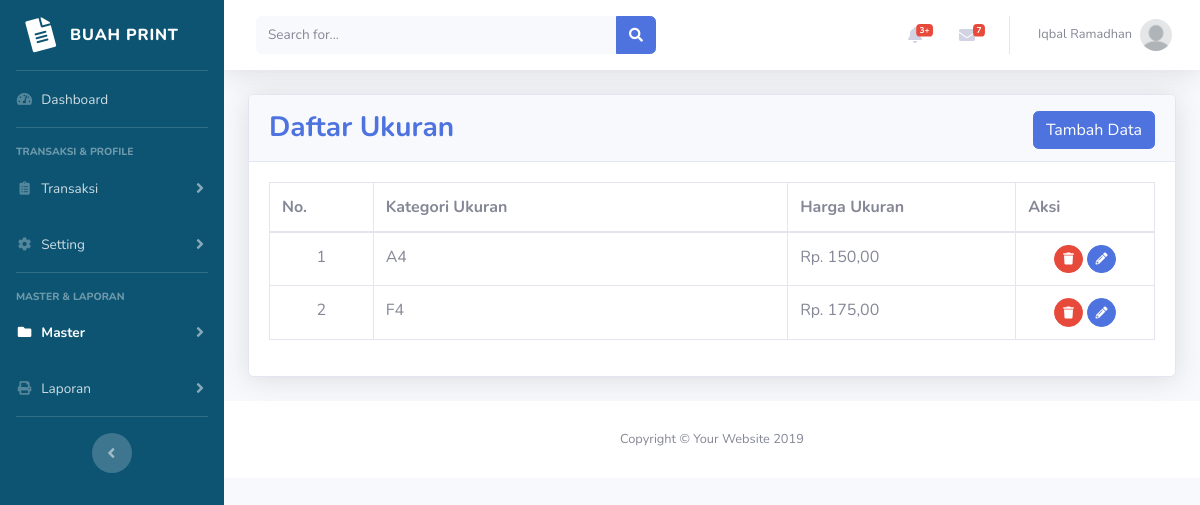
The app's page /admin/master_ukuran.php (signed in) with its own data.
### tables this page shows
CREATE TABLE `mitra` (
  `ID_MITRA` char(10) NOT NULL,
  `NAMA_MITRA` varchar(40) NOT NULL,
  `EMAIL_MITRA` varchar(100) NOT NULL,
  `NO_HP_MITRA` varchar(13) NOT NULL,
  `TELEPHONE_MITRA` varchar(13) NOT NULL,
  `ALAMAT_MITRA` text NOT NULL,
  `FOTO_PROFILE` varchar(200) NOT NULL,
  `COVER` varchar(200) NOT NULL,
  `STATUS_MITRA` int(11) NOT NULL,
  `SALDO_MITRA` int(11) NOT NULL,
  `LOCATION_MITRA` text,
  `USERNAME_MITRA` varchar(50) NOT NULL,
  `PASSWORD_MITRA` varchar(32) NOT NULL
);

CREATE TABLE `ukuran` (
  `ID_UKURAN` varchar(10) NOT NULL,
  `KAT_UKURAN` varchar(40) NOT NULL,
  `HARGA_UKURAN` int(11) NOT NULL
);

### admin/master_ukuran.php (the view, shortened to what this page needs)
<?php
include 'includes/config.php';
include 'includes/header.php';
$result = mysqli_query($con, "SELECT * FROM ukuran");
?>
<div class="container-fluid">
  <div class="card shadow mb-4">
    <div class="card-header py-2">
      <h3 class="mt-2 font-weight-bold float-left text-primary">Daftar Ukuran</h3>
      <button class="mt-2 btn btn-primary float-right ml-auto" data-toggle="modal" data-target="#tambah_ukuran">Tambah Data</button>
    </div>
    <div class="card-body">
      <div class="table-responsive">
        <table class="table table-bordered" id="dataTable" width="100%" cellspacing="0">
          <thead>
            <tr>
              <th>No.</th>
              <th>Kategori Ukuran</th>
              <th>Harga Ukuran</th>
              <th>Aksi</th>
            </tr>
          </thead>
          <tbody>
            <?php $i = 0;
            while ($data_ukuran = mysqli_fetch_assoc($result)) {
              $id_ukuran = $data_ukuran['ID_UKURAN'];
              $kat_ukuran = $data_ukuran['KAT_UKURAN'];
              $harga_ukuran = $data_ukuran['HARGA_UKURAN'];
              $i += 1;
              ?>
              <tr>
                <td class="text-center" style="width:50px"><?= $i ?></td>
                <td style="width:200px;"><?= $kat_ukuran ?></td>
                <td style="width:110px;">Rp. <?= $harga_ukuran ?>,00</td>
                <td style="width:67px;">
                  <div class="block ml-auto text-center">
                    <a href="query/master_ukuran_query.php?action=delete&id_ukuran=<?= $id_ukuran ?>" class="btn btn-danger btn-circle btn-sm" onclick="return confirm('Apakah anda yakin ingin menghapus data?');">
                      <i class="fas fa-trash"></i>
                    </a>
                    <a href="master_ukuran_ubah.php?id_ukuran=<?= $id_ukuran ?>" class="btn btn-primary btn-circle btn-sm">
                      <i class="fas fa-pencil-alt"></i>
                    </a>
                  </div>
                </td>
              </tr>
            <?php } ?>
          </tbody>
        </table>
      </div>
    </div>
  </div>
</div>
<?php
require 'includes/footer.php';
?>

### admin/includes/header.php (shortened to what this page needs)
<?php
  if(isset($_SESSION['admin_login'])){
  $username = $_SESSION['username'];
  $data = mysqli_query($con, "SELECT * FROM mitra WHERE USERNAME_MITRA = '$username'");
  $data_admin = mysqli_fetch_assoc($data);
  $nama_admin = $data_admin['NAMA_MITRA'];
  $profil_admin = $data_admin['FOTO_PROFILE'];
  }
?>
<!DOCTYPE html>
<html lang="en">
<head>
  <link href="vendor/fontawesome-free/css/all.min.css" rel="stylesheet" type="text/css">
  <link href="css/sb-admin-2.min.css" rel="stylesheet">
  <link rel="stylesheet" href="css/sb-admin-2.css">
  <link href="vendor/datatables/dataTables.bootstrap4.min.css" rel="stylesheet">
</head>
<body id="page-top">
  <div id="wrapper">
  <?php
    require 'sidebar.php';
  ?>
    <div id="content-wrapper" class="d-flex flex-column">
      <div id="content">
        <nav class="navbar navbar-expand navbar-light bg-white topbar mb-4 static-top shadow">
          <?php
            if(isset($_SESSION['admin_login'])){
          ?>
          <form class="d-none d-sm-inline-block form-inline mr-auto ml-md-3 my-2 my-md-0 mw-100 navbar-search">
            <div class="input-group">
              <input type="text" class="form-control bg-light border-0 small" placeholder="Search for..." aria-label="Search" aria-describedby="basic-addon2">
              <div class="input-group-append">
                <button class="btn btn-primary" type="button">
                  <i class="fas fa-search fa-sm"></i>
                </button>
              </div>
            </div>
          </form>
          <ul class="navbar-nav ml-auto">
            <li class="nav-item dropdown no-arrow mx-1">
              <a class="nav-link dropdown-toggle" href="#" id="alertsDropdown" role="button" data-toggle="dropdown" aria-haspopup="true" aria-expanded="false">
                <i class="fas fa-bell fa-fw"></i>
                <span class="badge badge-danger badge-counter">3+</span>
              </a>
            </li>
            <li class="nav-item dropdown no-arrow mx-1">
              <a class="nav-link dropdown-toggle" href="#" id="messagesDropdown" role="button" data-toggle="dropdown" aria-haspopup="true" aria-expanded="false">
                <i class="fas fa-envelope fa-fw"></i>
                <span class="badge badge-danger badge-counter">7</span>
              </a>
            </li>
            <li class="nav-item dropdown no-arrow">
              <a class="nav-link dropdown-toggle" href="#" id="userDropdown" role="button" data-toggle="dropdown" aria-haspopup="true" aria-expanded="false">
                <span class="mr-2 d-none d-lg-inline text-gray-600 small"><?=$nama_admin?></span>
                <img class="img-profile rounded-circle" src="img/profil/<?=$profil_admin?>">
              </a>
            </li>
            <?php }?>
          </ul>
        </nav>

### records on screen
mitra: NAMA_MITRA "Iqbal Ramadhan", FOTO_PROFILE (picture)
ukuran: KAT_UKURAN "A4", HARGA_UKURAN "150"
ukuran: KAT_UKURAN "F4", HARGA_UKURAN "175"
